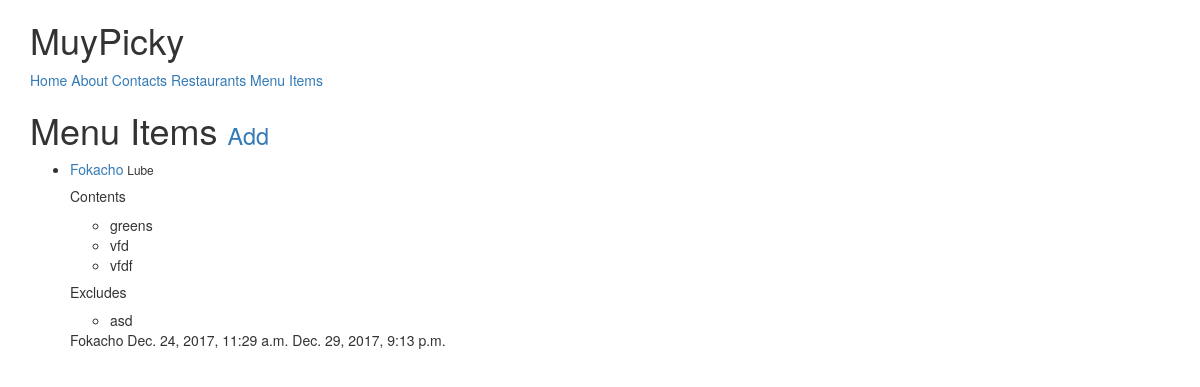
The app's page /items/ (signed in) with its own data.
### menus/models.py (models this page shows, shortened)
class Item(models.Model):
	user 		= models.ForeignKey(settings.AUTH_USER_MODEL)
	restaurant 	= models.ForeignKey(RestaurantLocation)
	name 		= models.CharField(max_length=120)
	contents 	= models.TextField(help_text='Separate each item by comma')
	excludes	= models.TextField(blank=True, null=True, help_text='Separate each item by comma')
	public 		= models.BooleanField(default=True)
	timestamp	= models.DateTimeField(auto_now_add=True)
	updated		= models.DateTimeField(auto_now=True)
	class Meta:
		ordering = ['-updated', '-timestamp']
	def get_contents(self):
		return self.contents.split(",")
	def get_excludes(self):
		return self.excludes.split(",")
	def get_absolute_url(self):
		return reverse('menus:detail', kwargs={'pk': self.pk})

### restaurants/models.py (models this page shows, shortened)
class RestaurantLocation(models.Model):
	owner 			= models.ForeignKey(user)
	name 			= models.CharField(max_length = 120)
	location 		= models.CharField(max_length = 120, null=True, blank=True)
	category		= models.CharField(max_length = 120, null=True, blank=True, validators=[validate_category])
	timestamp		= models.DateTimeField(auto_now_add=True)
	update			= models.DateTimeField(auto_now=True)
	slug			= models.SlugField(null=True, blank=True)
	objects			= RestaurantLocationManager()
	def __str__(self):
		return self.name

### menus/views.py (the view)
class ItemListView(LoginRequiredMixin, ListView):
	def get_queryset(self):
		return Item.objects.filter(user=self.request.user)

### menus/templates/menus/item_list.html (shortened to what this page needs)
{% extends 'base.html' %}
{% block content %}
<h1>Menu Items <small><a href="{% url 'menus:create' %}">Add</a></small></h1>
<ul>
	{% for obj in object_list %}
	<li><a href="{{ obj.get_absolute_url }}">{{ obj.name }}</a> <small>{{ obj.restaurant }}</small>  <br>
		{% if obj.contents %}
		<h5>Contents</h5>
		{% for item in obj.get_contents %}
		<ul><li>{{ item }}</li></ul>
		{% endfor %}
		{% endif %}
		{% if obj.excludes %}
		<h5>Excludes</h5>
		{% for item in obj.get_excludes %}
		<ul><li>{{ item }}</li></ul>
		{% endfor %}
		{% endif %}
	<p>{{ obj.name }} {{ obj.timestamp }} {{ obj.updated }}</p>
	</li>
	{% empty %}
	<li><a href="{% url 'menus:create' %}">Add menu item</a></li>
	{% endfor %}
</ul>
{% endblock content %}

### records on screen
Item: name "Fokacho", restaurant "Lube", get_contents "greens" "vfd" "vfdf", get_excludes "asd", timestamp "Dec. 24, 2017, 11:29 a.m.", updated "Dec. 29, 2017, 9:13 p.m."
